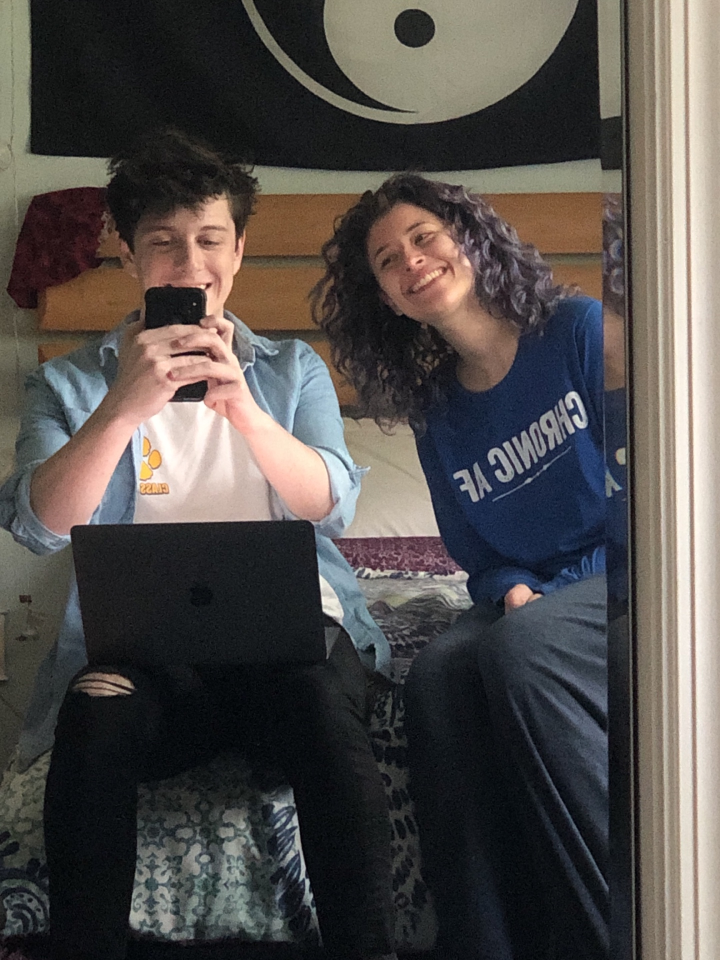
#> input picture Automatic Whiteboard/HalftoneProcessor/Image.jpeg, 1440 x 1920 px (shown at 1/2 size)
$ python dots.py Image.jpeg
#> lines starting #> are read from the running program, lines starting #| are printed output that depends on the picture
from PIL import Image
from PIL import ImageColor
from PIL import ImageFilter
from PIL import ImageDraw

import math
import sys
import os
import piexif

my_path = os.path.dirname(__file__)

BLUR_AMMOUNT = 4
THRESHOLD = 240
IMAGE_SIZE_MAX = 1500
IMAGE_SCALE = 1
GAMMA = 3

SPACING = 150
BRUSH_SIZE = 1

MAX_BRUSH = SPACING + GAMMA
MIN_BRUSH = 1


width = 0
height = 0
outPoints = []

def processImage(inputImg):
#> called with inputImg = 'Image.jpeg'
    img = Image.open(my_path+"/"+inputImg).convert('LA').filter(ImageFilter.GaussianBlur(BLUR_AMMOUNT)).convert('L')
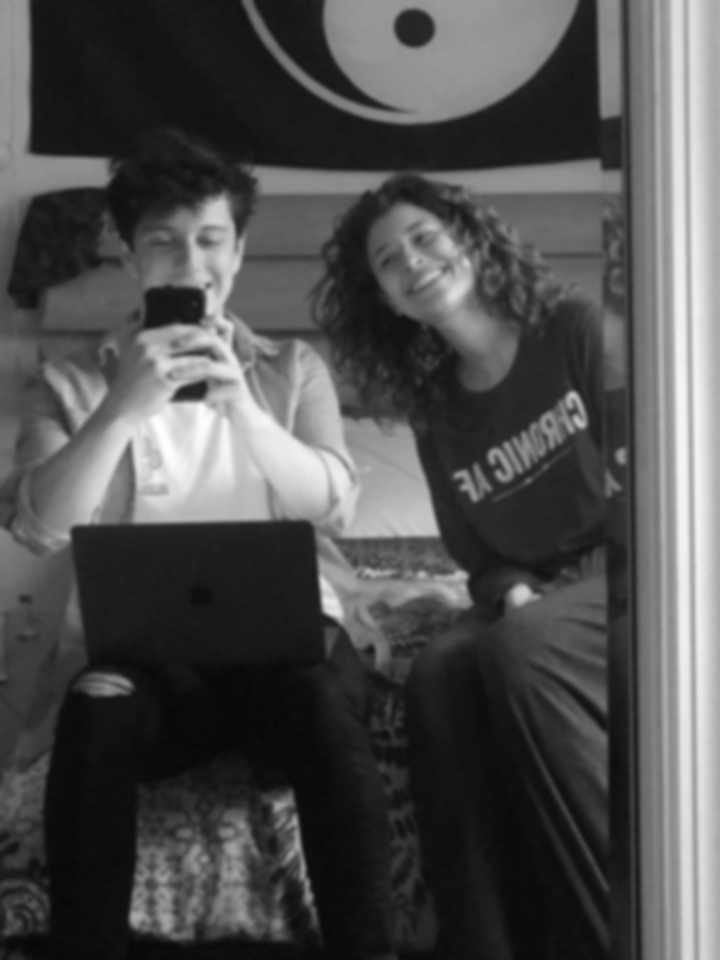
#> img: PIL image 1440x1920 L (shown at 1/2 size); min 7, max 254, mean 78.8

    ## ACCOUNT FOR AND REMOVE EXIF ORIENTATION DATA
    if "exif" in img.info:
        exif_dict = piexif.load(img.info["exif"])
        if piexif.ImageIFD.Orientation in exif_dict["0th"]:
            orientation = exif_dict["0th"].pop(piexif.ImageIFD.Orientation)
            #exif_bytes = piexif.dump(exif_dict)

            if orientation == 2:
                img = img.transpose(Image.FLIP_LEFT_RIGHT)
            elif orientation == 3:
                img = img.rotate(180)
            elif orientation == 4:
                img = img.rotate(180).transpose(Image.FLIP_LEFT_RIGHT)
            elif orientation == 5:
                img = img.rotate(-90, expand=True).transpose(Image.FLIP_LEFT_RIGHT)
            elif orientation == 6:
                img = img.rotate(-90, expand=True)
            elif orientation == 7:
                img = img.rotate(90, expand=True).transpose(Image.FLIP_LEFT_RIGHT)
            elif orientation == 8:
                img = img.rotate(90, expand=True)
    ################################################

    widthOld, heightOld = img.size

    print("ORIGINAL DIMENSIONS: ", widthOld, ", ", heightOld)

    width = widthOld
    height = heightOld
    ratio = 0

    ## Resize based on maximum size
    if widthOld > heightOld:
        ratio = IMAGE_SIZE_MAX/widthOld
        width = IMAGE_SIZE_MAX
        height = heightOld * ratio

    elif widthOld < heightOld:
        ratio = IMAGE_SIZE_MAX/heightOld
        height = IMAGE_SIZE_MAX
        width = widthOld * ratio

    width = width * IMAGE_SCALE
    height = height * IMAGE_SCALE
    print("RESIZING TO ", int(width), ", ", int(height))

    canvas = Image.new('1',(int(width),int(height)),'white')
    sample = img.resize((int(width),int(height)),resample=Image.BICUBIC) ## Resize the original without interpolation data loss
    painter = ImageDraw.Draw(canvas)

    numDots = (width / SPACING) * (height / SPACING)
    print("DRAWING ", int(numDots), " dots")

    flipTable = 0
    stack = []
    for i in range(1, round(width / SPACING)):
        for k in range(1,round(height / SPACING)):
            x = math.floor(i*SPACING)
            y = math.floor(k*SPACING)
            pixel = sample.getpixel((x,y))
            if pixel < THRESHOLD:
                BRUSH_SIZE = ((sample.getpixel((x,y)) - 1) / (255 - 1)) * (MAX_BRUSH - MIN_BRUSH) + MIN_BRUSH
                BRUSH_SIZE = math.ceil(MAX_BRUSH-BRUSH_SIZE)
                stack.append((x,y,BRUSH_SIZE))
            else:
                 BRUSH_SIZE = 0
            BL = round(BRUSH_SIZE / 2)
            painter.ellipse((x-BL,y-BL,x+BL,y+BL),ImageColor.getcolor('black','1'))

        if flipTable == 0:
            stack.reverse()
        outPoints.append(stack.copy())
        flipTable = 1 - flipTable
        stack.clear()

    canvas.save(my_path+"/output.png")
    #canvas.filter(ImageFilter.BLUR()).resize((widthOld,heightOld),resample=Image.BICUBIC).save(my_path+"/outputSCALE.png")
    print("FINISHED. Saved to ", my_path, "/output.png")

    return None

def getPoints():
    return outPoints

def main():
    processImage(sys.argv[1])
#> (the call stopped at in processImage, `exif_dict = piexif.load(img.info["exif"])`: piexif is not available in this run)
    output = open("output.txt","w+")
    getPoints()
    toWrite = ""
    for i in outPoints:
        for k in i:
            toWrite += str(k[0]) + "," + str(k[1]) + "," + str(k[2]) + "\n"
    toWrite+="<"
    output.write(toWrite)
    output.close()

if __name__ == "__main__":
    main()
